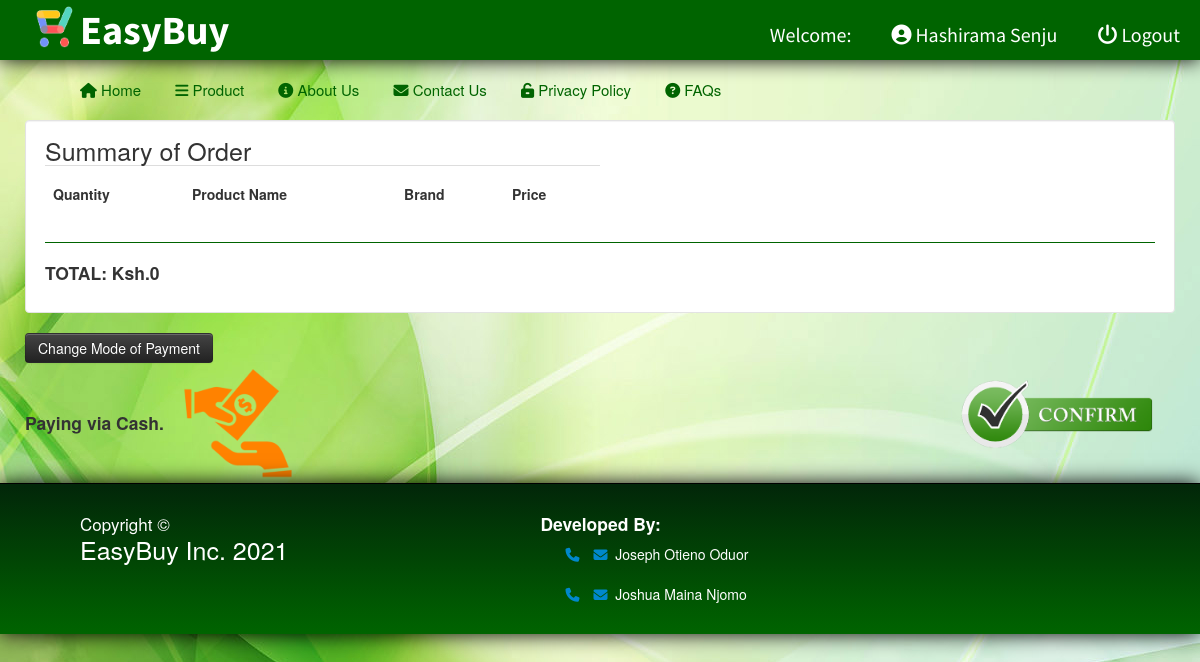
Page /summary.php (signed in) on the earlier database version.
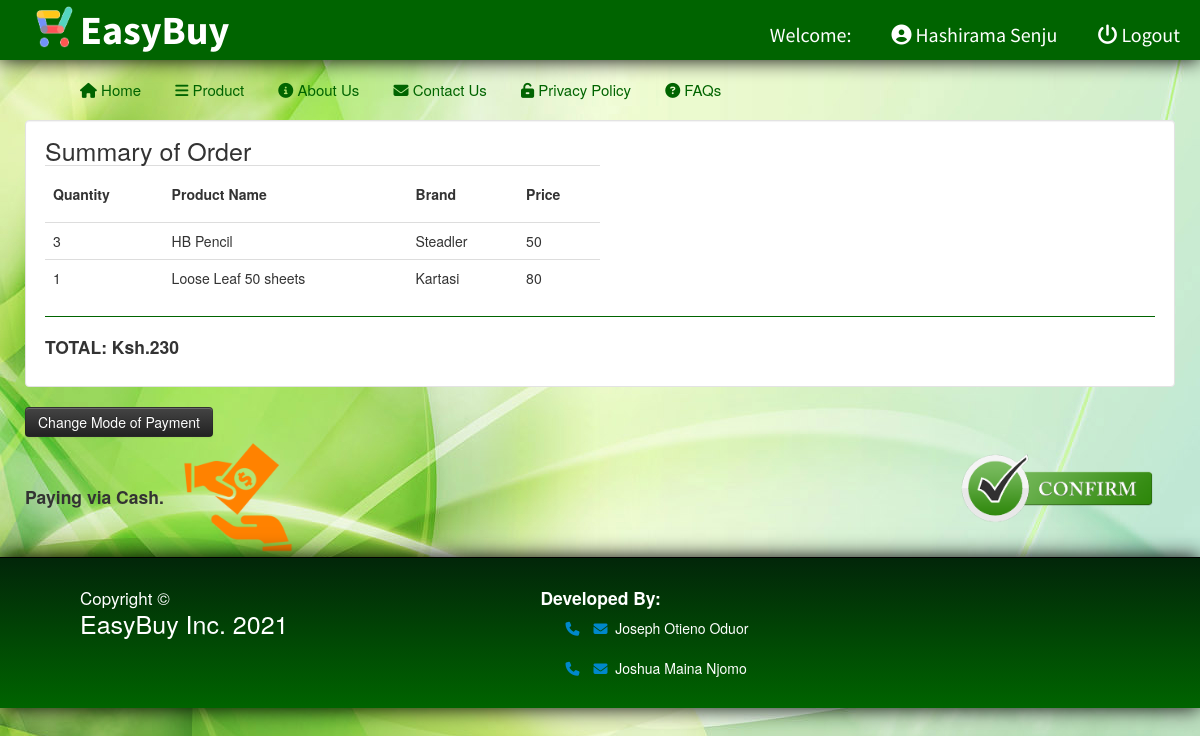
Same page on the later database version.
### tables this page shows
CREATE TABLE `transactiondetail` (
  `transactionid` int(15) NOT NULL,
  `productid` int(8) NOT NULL,
  `quantity` int(6) NOT NULL
);

CREATE TABLE `product` (
  `productid` int(8) NOT NULL,
  `name` varchar(45) NOT NULL,
  `category` varchar(20) NOT NULL,
  `brand` varchar(20) NOT NULL,
  `price` int(10) NOT NULL,
  `image` text DEFAULT NULL
);

CREATE TABLE `transaction` (
  `transactionid` int(15) NOT NULL,
  `customerid` int(11) NOT NULL,
  `amount` int(15) NOT NULL,
  `date` date NOT NULL,
  `status` varchar(20) NOT NULL
);

### summary.php (the view, shortened to what this page needs)
<?php
	include("db/dbconn.php");
?>
<!DOCTYPE html>
<html>
<?php require_once('template/header.php'); ?>
	<form method="post" class="well"  style="background-color:#fff; overflow:hidden;">
	<table class="table" style="width:50%;">
	<label style="font-size:25px;">Summary of Order</label>
		<tr>
			<th><h5>Quantity</h5></td>
			<th><h5>Product Name</h5></td>
			<th><h5>Brand</h5></td>
			<th><h5>Price</h5></td>
		</tr>
		<?php
		$t_id = $_GET['tid'];
		$query = $conn->query("SELECT * FROM transaction WHERE transactionid = '$t_id'") or die (mysqli_error());
		$fetch = $query->fetch_array();
		$amnt = $fetch['amount'];
		$t_id = $fetch['transactionid'];
		$query2 = $conn->query("SELECT * FROM transactiondetail LEFT JOIN product ON product.productid = transactiondetail.productid WHERE transactiondetail.transactionid = '$t_id'") or die (mysqli_error());
		while($row = $query2->fetch_array()){
		$pname = $row['name'];
		$pbrand = $row['brand'];
		$pprice = $row['price'];
		$oqty = $row['quantity'];
		echo "<tr>";
		echo "<td>".$oqty."</td>";
		echo "<td>".$pname."</td>";
		echo "<td>".$pbrand."</td>";
		echo "<td>".number_format($pprice)."</td>";
		echo "</tr>";
		}
		?>
	</table>
	<legend></legend>
	<h4>TOTAL: Ksh.<?php echo number_format($amnt); ?></h4>
	</form>
	<a href=#purchase data-toggle="modal" class='btn btn-inverse btn-lg'>Change Mode of Payment</a>
	<div style="display: flex; align-items: center;">
	<?php
		if (isset($_POST['PayPal']))
		{
			$payBy='PayPal';
			$payimg="<img src='img/paypal.png' style='width:120px;' border='0' alt='Make payments with PayPal - it's fast, free and secure!'>";
		}
		elseif (isset($_POST['card']))
		{
			$payBy='Credit/Debit card';
			$payimg="<img src='img/credit.png' style='width:150px;' border='0' alt='Use a VISA or Mastercard debit/credit card.'>";
		}
		elseif (isset($_POST['mpesa']))
		{
			$payBy='Lipa na M-Pesa';
			$payimg="<img src='img/mpesa.png' style='width:120px;' border='0' alt='Lipa na M-Pesa.'>";
		}
		else
		{
			$payBy='Cash';
			$payimg="<img src='img/cash.png' style='width:120px;' border='0' alt='Pay with cash.'>";
		}
	echo "<h4>Paying via ".$payBy.".</h4>&emsp;".$payimg;
	?>
	<div class='pull-right' style="margin-left:auto;">
<div class="">
    <form action="function/confirm.php" method="post" >
			<button name='submit' style='border: none; background-color: transparent;'><img src='img/confirm.png' style='height:80px;' border='0' alt='Confirm'></button>
		</form>
</div>
</div>
	</div>
</div>
	<?php require_once('template/footer.php');
	$conn->close(); ?>
</body>
</html>

Differences in the rows shown:
added transactiondetail: quantity "3", productid.name "HB Pencil", productid.brand "Steadler", productid.price "50"
added transactiondetail: quantity "1", productid.name "Loose Leaf 50 sheets", productid.brand "Kartasi", productid.price "80"
added transaction: amount "230"
Other differences:
$amnt: "0" → (not shown)
